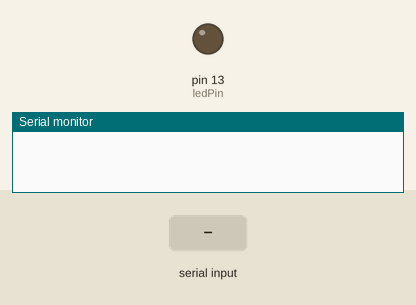
A sketch run on a simulated Arduino Uno, built with avr-gcc and run on an emulated ATmega328P. Parts: output pins drawn as LEDs (lit = HIGH), the last lines printed to the serial monitor. The test bench sets the inputs (shaded band).

Above: at 1.2 s.
1.3 s: "1" received over Serial
At 2.5 s:
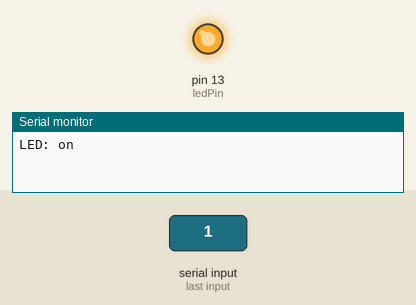
2.8 s: "0" received over Serial
At 3.8 s:
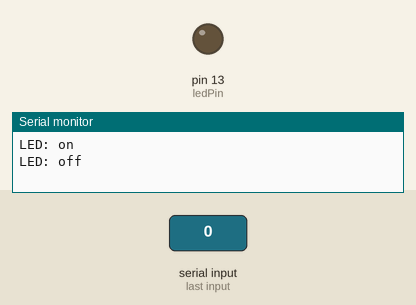
Timing chart, 0 to 5.8 s (numbered marks = the images above; inputs shaded):
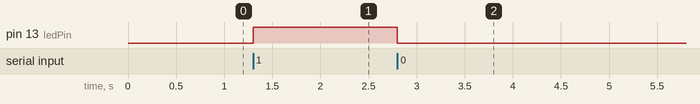

The sketch:

blutooth.ino
```cpp
/* Turn an LED on/off based on a command send via BlueTooth
**
** Credit: The following example was used as a reference
** Rui Santos: http://randomnerdtutorials.wordpress.com
*/

int ledPin = 13;  // use the built in LED on pin 13 of the Uno
int state = 0;
int flag = 0;        // make sure that you return the state only once

void setup() {
    // sets the pins as outputs:
    pinMode(ledPin, OUTPUT);
    digitalWrite(ledPin, LOW);

    Serial.begin(9600); // Default connection rate for my BT module
}

void loop() {
    //if some data is sent, read it and save it in the state variable

    if(Serial.available() > 0){
      state = Serial.read();
      flag=0;
    }
    // if the state is 0 the led will turn off
    if (state == '0') {
        digitalWrite(ledPin, LOW);
        if(flag == 0){
          Serial.println("LED: off");
          flag = 1;
        }
    }
    // if the state is 1 the led will turn on
    else if (state == '1') {
        digitalWrite(ledPin, HIGH);
        if(flag == 0){
          Serial.println("LED: on");
          flag = 1;
        }
    }
}
```

Measured:
- after the input at 1.3 s, pin 13 (ledPin): LOW → HIGH at once
- after the input at 2.8 s, pin 13 (ledPin): HIGH → LOW at once
